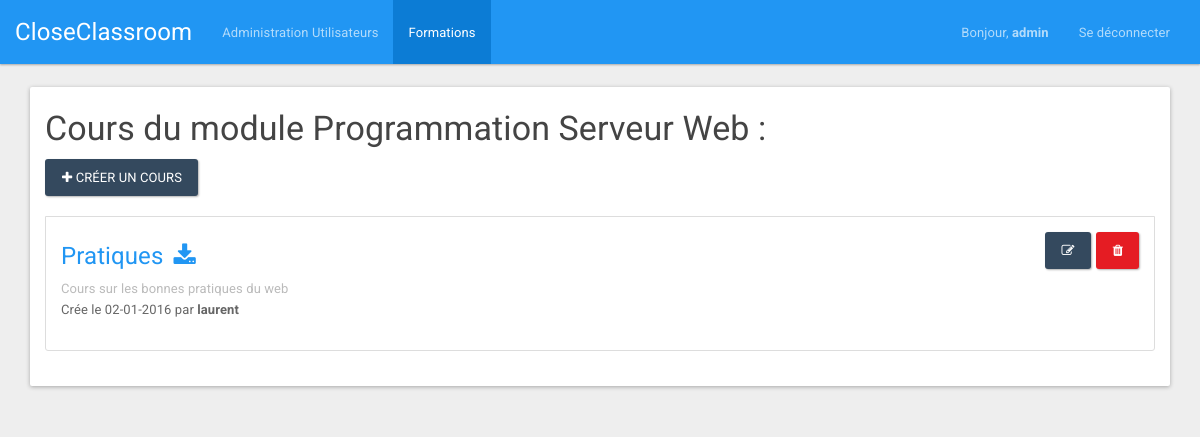
The app's page /index.php?page=showModule&idModule=2 (signed in), older data.
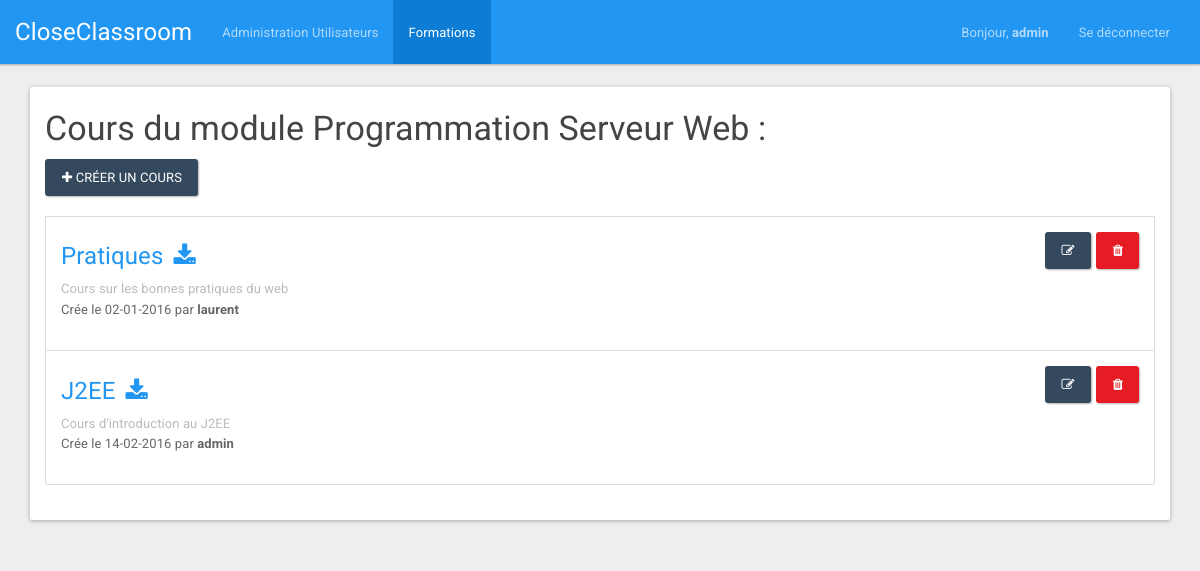
The same page, newer data.
### tables this page shows
CREATE TABLE IF NOT EXISTS `users` (
  `id` int(11) NOT NULL AUTO_INCREMENT,
  `type` varchar(32) NOT NULL,
  `login` varchar(32) NOT NULL,
  `password` varchar(32) NOT NULL,
  `email` varchar(32) NOT NULL,
  `name` varchar(32) NOT NULL,
  `first_name` varchar(32) NOT NULL,
  PRIMARY KEY (`id`),
  UNIQUE KEY `login` (`login`),
  UNIQUE KEY `email` (`email`)
);

CREATE TABLE IF NOT EXISTS `modules` (
  `id` int(11) NOT NULL AUTO_INCREMENT,
  `name` varchar(30) NOT NULL,
  PRIMARY KEY (`id`)
);

CREATE TABLE IF NOT EXISTS `practices` (
  `id` int(11) NOT NULL AUTO_INCREMENT,
  `name` varchar(256) NOT NULL,
  `path` varchar(256) NOT NULL,
  `user` int(11) NOT NULL,
  `description` text NOT NULL,
  `date` varchar(12) NOT NULL,
  `file` varchar(256) NOT NULL,
  `id_module` int(11) NOT NULL,
  `editor` text NOT NULL,
  PRIMARY KEY (`id`),
  KEY `user` (`user`),
  KEY `module` (`id_module`)
);

### bddManager/UserDAO.php (called while the page is built, shortened)
<?php
class UserDAO
{
    public function __construct()
    {
        $connect = new ConnectDAO();
    }
    public function getInfoUser($idUser)
    {
        try {
            $resultat = mysqli_query($_SESSION['bdd'], "SELECT id, login, email, password, type, name, first_name FROM users WHERE `id`= '" . $idUser . "'");
            if (mysqli_num_rows($resultat) != '0') {
                $tab[0] = mysqli_fetch_assoc($resultat);
                return $tab[0];
            } else {
                return;
            }
        }
        catch (Exception $e) {
            $_SESSION['error'] = 'Erreur requete BDD';
            $_SESSION['display_msg_error'] = true;
        }
    }
}

### bddManager/ConnectDAO.php (called while the page is built, shortened)
<?php
class ConnectDAO
{
    public function connect()
    {
        try {
            return $_SESSION['bdd'];
        } catch (Exception $e) {
            $_SESSION['error'] = 'Erreur BDD';
            $_SESSION['display_msg_error'] = true;
            return false;
        }
    }
}

### bddManager/ModuleDAO.php (called while the page is built, shortened)
<?php
class ModuleDAO
{
    public function __construct()
    {
        $connect = new ConnectDAO();
    }
    public function getNameModule($idModule)
    {
        try {
            $resultat = mysqli_query($_SESSION['bdd'], "SELECT name FROM modules WHERE `id`= '" . $idModule . "'");
            if (mysqli_num_rows($resultat) != '0') {
                $tab[0] = mysqli_fetch_assoc($resultat);
                return $tab[0];
            } else {
                return;
            }
        }
        catch (Exception $e) {
            $_SESSION['error'] = 'Erreur requete BDD';
            $_SESSION['display_msg_error'] = true;
        }
    }
    public function verifModule($idModule)
    {
        try {
            $resultat = mysqli_query($_SESSION['bdd'], "SELECT * FROM modules WHERE `id`= '" . $idModule . "'");
            if (mysqli_num_rows($resultat) != '0') {
                return true;
            } else {
                return false;
            }
        }
        catch (Exception $e) {
            $_SESSION['error'] = 'Erreur requete BDD';
            $_SESSION['display_msg_error'] = true;
        }
    }
}

### bddManager/PracticeDAO.php (called while the page is built, shortened)
<?php
class PracticeDAO
{
    public function __construct()
    {
        $connect = new ConnectDAO();
    }
    public function getPracticesByModule($idModule)
    {
        try {
            $resultat = mysqli_query($_SESSION['bdd'], "SELECT * FROM practices WHERE `id_module`= '" . $idModule . "'");
            if (mysqli_num_rows($resultat) != '0') {
                $tab[0] = mysqli_fetch_assoc($resultat);
                if (mysqli_num_rows($resultat) > '0') {
                    for ($i = 1; $i < mysqli_num_rows($resultat); $i++) {
                        array_push($tab, mysqli_fetch_assoc($resultat));
                    }
                }
                return $tab;
            } else {
                return false;
            }
        }
        catch (Exception $e) {
            $_SESSION['error'] = 'Erreur requete BDD';
            $_SESSION['display_msg_error'] = true;
        }
    }
}

### views/PracticeView.class.php (the view, shortened to what this page needs)
<?php
class PracticeView
{
	public function getViewTop($nameModule)
	{
		return '
		<script>document.getElementById("tabFormation").className = "active";</script>
		<div class="container">
			<div class="panel panel-default">
				<div class="panel-body" style="padding-top: 0px;">
					<h3>Cours du module '.utf8_encode($nameModule).' :</h3>
					<div class="list-group">';
					}
					public function getViewBottom()
					{
						return '
					</div>
				</div>
			</div>
		</div>
		';
	}
	public function getView($mesCours, $typeUser, $nameModule)
	{
		$view = ''.$this->getViewTop($nameModule).$this->getListe($mesCours, $typeUser).$this->getViewBottom();
		return $view;
	}
	public function getListe($mesCours, $typeUser)
	{
		if ($typeUser != 'Etudiant') {
			$view = '<a style="margin-bottom: 20px;" href="index.php?page=createPractice" class="btn btn-info"><span class="fa fa-plus"></span> Créer un cours</a>';
		} else {
			$view = '';
		}
		if (!$mesCours) {
			$view = $view.'<div class="panel panel-info" style="margin-top: 20px;">
			<div class="panel-heading">
				<h3 class="panel-title">Aucun cours</h3>
			</div>
			<div class="panel-body">
				Il n\'y a aucun cours dans la base de données !</div>
			</div>';
		} else {
			foreach ($mesCours as &$cours) {
				$modif = '';
				if ($typeUser != 'Etudiant') {
					$modif = '<form method="POST" action="index.php?page=deletePractice&idPractice='.$cours['id'].'" accept-charset="UTF-8" class="form-inline"><input name="_method" type="hidden" value="DELETE">
					<a style="float: right; margin-left: 5px;" data-toggle="modal" href="#deleteCours'.$cours['id'].'" role="button" class="btn btn-danger"><i class="fa fa-trash"></i></a>
					<div id="deleteCours'.$cours['id'].'" class="modal" style="display: none;">
						<div class="modal-dialog">
							<div class="modal-content">
								<div class="modal-header">
									<button type="button" class="close" data-dismiss="modal" aria-hidden="true">×</button>
									<h4 class="modal-title">Suppression de cours</h4>
								</div>
								<div class="modal-body">
									<p>Voulez-vous vraiment supprimer le cours <b>'.utf8_encode($cours['name']).'</b> ?</p>
								</div>
								<div class="modal-footer">
									<button class="btn" data-dismiss="modal" aria-hidden="true">Non</button>
									<input class="btn btn-primary" type="submit" value="Oui">
								</div>
							</div>
						</div>
					</div>
				</form>
				<a style="float: right;" href="index.php?page=updatePractice&idPractice='.$cours['id'].'" role="button" class="btn btn-info"><i class="fa fa-edit"></i></a>';
			}
			$view = $view.'<div class="list-group-item">'.$modif.'
			<h4><a class="text-primary" href="index.php?page=showPractice&idPractice='.$cours['id'].'">'.utf8_encode($cours['name']).'</a><a style="margin-left: 10px;" class="text-primary" download target="_blank" href="/'.$cours['path'].'"><i class="fa fa-download"></i></a></h4>
			<p class="list-group-item-text">'.utf8_encode($cours['description']).'</p>
			<p>Crée le '.$cours['date'].' par <b>'.$cours['user'].'</b></p>
		</div>';
	}
}
return $view;
}
}

### index.php (shortened to what this page needs)
<?php
    include 'controllers/MainController.class.php';
    ?>
    <!DOCTYPE html>
    <html lang="fr">
    <head>
    	<link href="style/css/bootstrapM.css" type="text/css" rel="stylesheet" media="all"  />
    	<link href="style/font-awesome-4.5.0/css/font-awesome.css" rel="stylesheet" />
        <link href="style/css/bootstrap3-wysihtml5.min.css" type="text/css" rel="stylesheet" />
    </head>
    <body>
    	<?php
    	$controller = new MainController();
    	?>
    </body>
    </html>

### controllers/MainController.class.php (shortened to what this page needs)
<?php
include 'views/NavBarView.class.php';
include 'views/PracticeView.class.php';
include 'bddManager/ConnectDAO.php';
include 'bddManager/UserDAO.php';
include 'bddManager/PracticeDAO.php';
include 'bddManager/ModuleDAO.php';
class MainController
{
	public function __construct()
	{
		$this->navBar();
		if ($this->isLogged()) {
			if (isset($_GET['page'])) {
				switch ($_GET['page']) {
					case 'showModule':
					$this->showModule();
					break;
				}
			} else {
				$this->profile();
			}
		} elseif ((isset($_GET['page'])) && ($_GET['page'] == 'register')) {
			$this->register();
		} else {
			$this->login();
		}
	}
	public function navBar()
	{
		$navBarView = new navBarView();
		if ($this->isLogged()) {
			$infosUser = new UserDAO();
			$infos = $infosUser->getInfoUser($_SESSION['idUser']);
			echo $navBarView->getViewLogged($infos['first_name'], $infos['type']);
		} else {
			echo $navBarView->getViewLogout();
		}
	}
	public function isLogged()
	{
		if (isset($_SESSION['isLogged']) and $_SESSION['isLogged'] == true) {
			return true;
		} else {
			return false;
		}
	}
	public function showModule()
	{
		if (isset($_GET['idModule'])) {
			$infosUser = new UserDAO();
			$infos = $infosUser->getInfoUser($_SESSION['idUser']);
			$managerModule = new ModuleDAO();
			$haveRight = false;
			if ($haveRight || $infos['type'] == 'Admin') {
				$isModuleExist = $managerModule->verifModule($_GET['idModule']);
				if (!$isModuleExist) {
					$_SESSION['error'] = 'Le module n\'existe pas';
					$_SESSION['display_msg_error'] = true;
					$this->profile();
				} else {
					$managerPractice = new PracticeDAO();
					$mesCours = $managerPractice->getPracticesByModule($_GET['idModule']);
					if ($mesCours) {
						foreach ($mesCours as &$cours) {
							$idUserForPractice = $cours['user'];
							$getInfoUser = $infosUser->getInfoUser($idUserForPractice);
						}
					}
					$infosModule = $managerModule->getNameModule($_GET['idModule']);
					$practiceView = new PracticeView();
					echo $practiceView->getView($mesCours, $infos['type'], $infosModule['name']);
				}
			} else {
				$_SESSION['error'] = 'Vous n\'avez pas les droits requis pour accéder à cette page';
				$_SESSION['display_msg_error'] = true;
				$this->profile();
			}
		} else {
			$_SESSION['error'] = '[10] La page n\'existe pas';
			$_SESSION['display_msg_error'] = true;
			$this->profile();
		}
	}
}

### views/NavBarView.class.php (shortened to what this page needs)
<?php
class navBarView
{
	public function getViewLogged($firstNameUser, $typeUser)
	{
		if ($typeUser == 'Admin') {
			$view = '<nav class="navbar navbar-inverse">
			<div class="container-fluid">
				<div class="navbar-header">
					<button type="button" class="navbar-toggle collapsed" data-toggle="collapse" data-target="#bs-example-navbar-collapse-2">
						<span class="sr-only">Toggle navigation</span>
						<span class="icon-bar"></span>
						<span class="icon-bar"></span>
						<span class="icon-bar"></span>
					</button>
					<a class="navbar-brand" href="index.php">CloseClassroom</a>
				</div>
				<div class="collapse navbar-collapse" id="bs-example-navbar-collapse-2">
					<ul class="nav navbar-nav">
						<li id="tabUser"><a href="index.php?page=user">Administration Utilisateurs</a></li>
						<li id="tabFormation"><a href="index.php?page=formation">Formations</a></li>
					</ul>
					<ul class="nav navbar-nav navbar-right">
						<li><a href="index.php" style="font-size: 13px;"> Bonjour, <strong>'.utf8_encode($firstNameUser).'</strong> </a>
							<li><a href="index.php?page=logout">Se déconnecter</a></li>
						</ul>
					</div>
				</div>
			</nav>';
		}
		return $view;
	}
}

Row changes from the older to the newer data that the page shows:
added practices: name "J2EE", description "Cours d'introduction au J2EE", date "14-02-2016"
Text that changed along with them:
$cours['user']: "laurent" → "laurent admin"
text no longer shown: "Crée le par"
text now shown: "Crée le Crée le par par"
